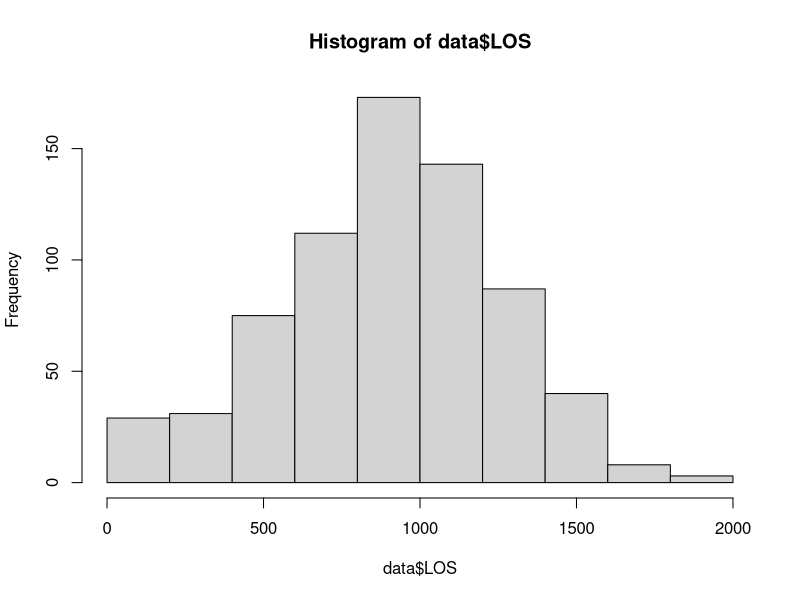
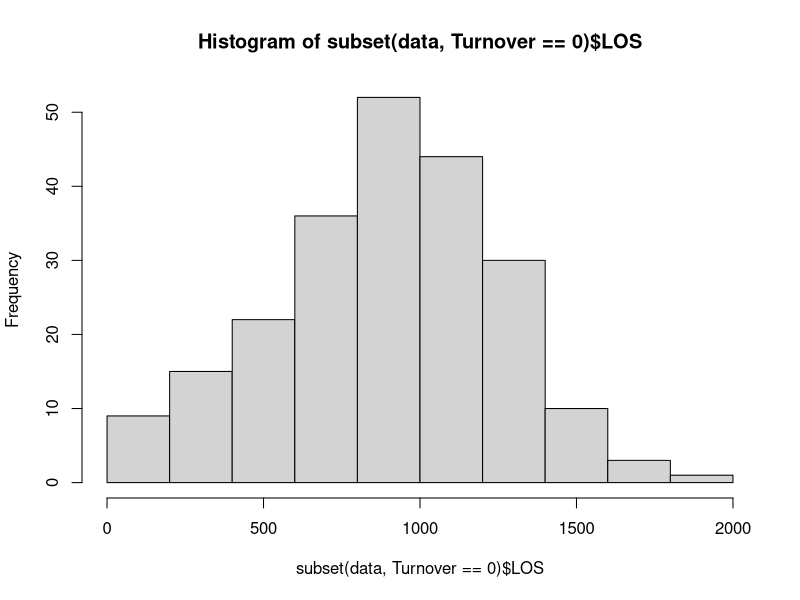
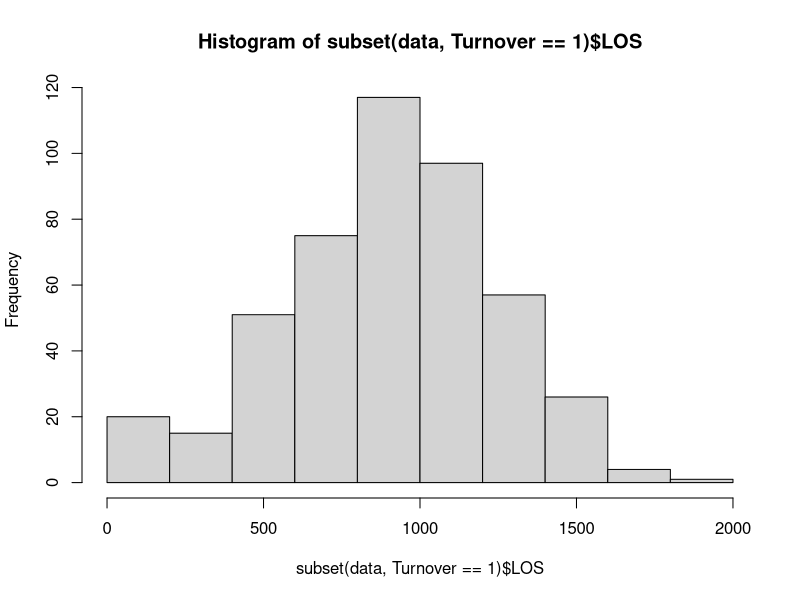
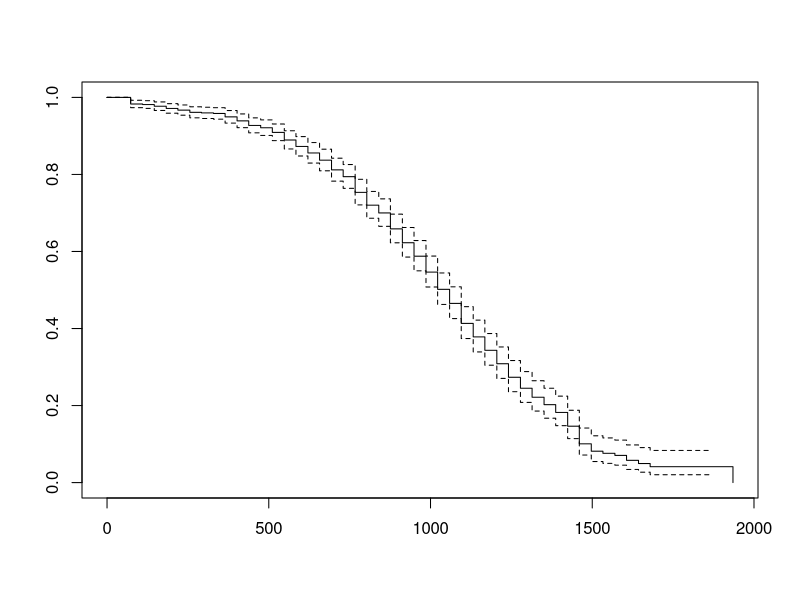

Reproduce these figures in R, in order.
## ---- chunk 1
knitr::opts_chunk$set(echo = TRUE)
library(tidyverse)
## ---- chunk 2
data = read.csv("Survival.csv", stringsAsFactors = FALSE)
## ---- chunk 3
str(data)
## ---- chunk 4
data = data %>%
    mutate(censored = if_else((Turnover == 1), 1, 0))
## ---- chunk 5
head(data, n=20)
## ---- chunk 6
hist(data$LOS)
## ---- chunk 7
hist(subset(data, Turnover==0)$LOS)
## ---- chunk 8
# 1 is voluntary turnover
hist(subset(data, Turnover==1)$LOS)
## ---- chunk 9
#install.packages("survival")
library(survival)
## ---- chunk 10
# specify KMA model; empty model implies no covariates; categorical covariates can be included in this type of model. ~1 says gimme null model

# LOS = Time to event
# Censored is second var 
km_fit1 = survfit(Surv(LOS, censored) ~ 1, 
                  data = data,
                  type = "kaplan-meier")
## ---- chunk 11
print(km_fit1)
## ---- chunk 12
# time (days) the event happens
# n.risk (num of people at risk of event)
# n.event (num of people who actually experience the event - here voluntary turnover)
# survival (% of intervals who passed thru, survived, the event - cumulative survival rate)
summary(km_fit1)
## ---- chunk 13
summary(km_fit1, times=c(30, 60, 90*(1:30)))
## ---- chunk 14
# plot cum survival rates
plot(km_fit1)
